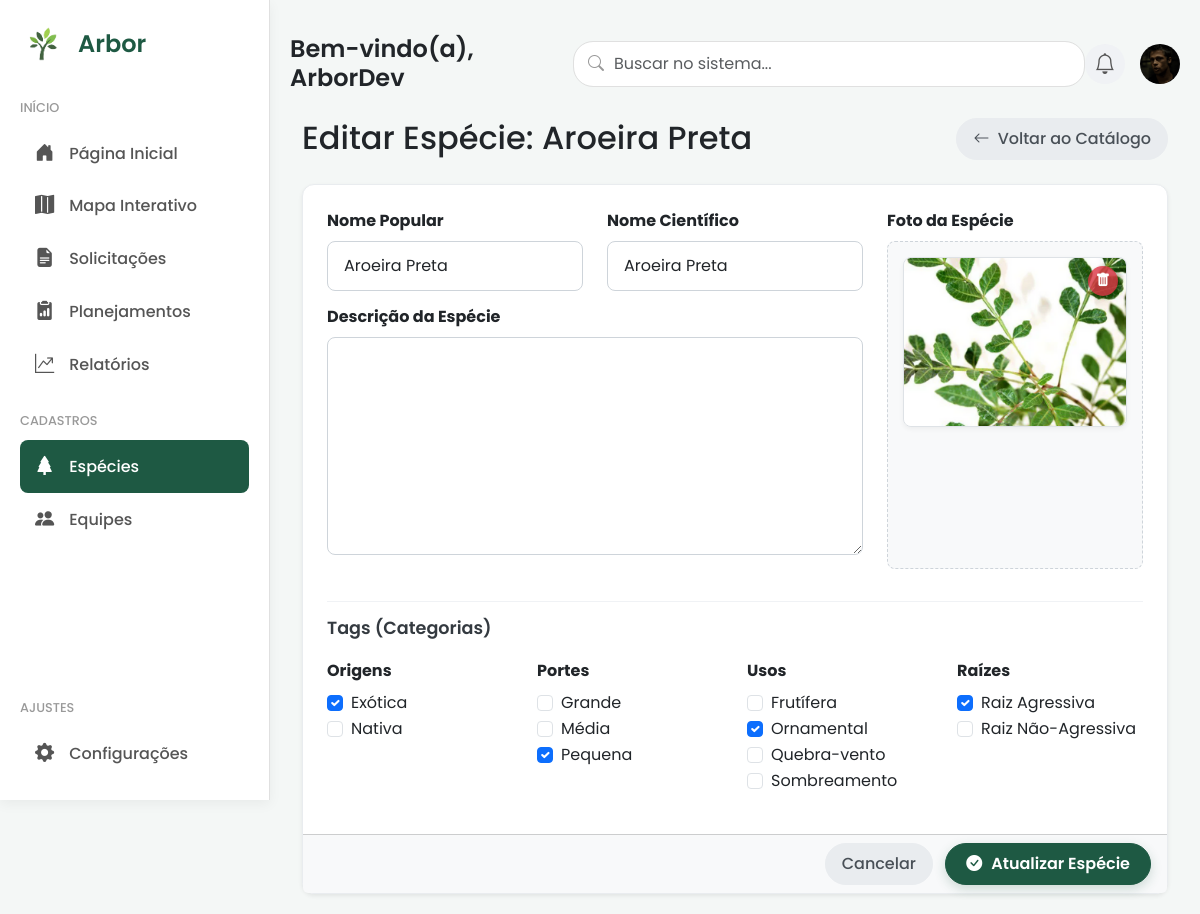
Page /especies/3/editar/ (signed in) on the earlier database version.
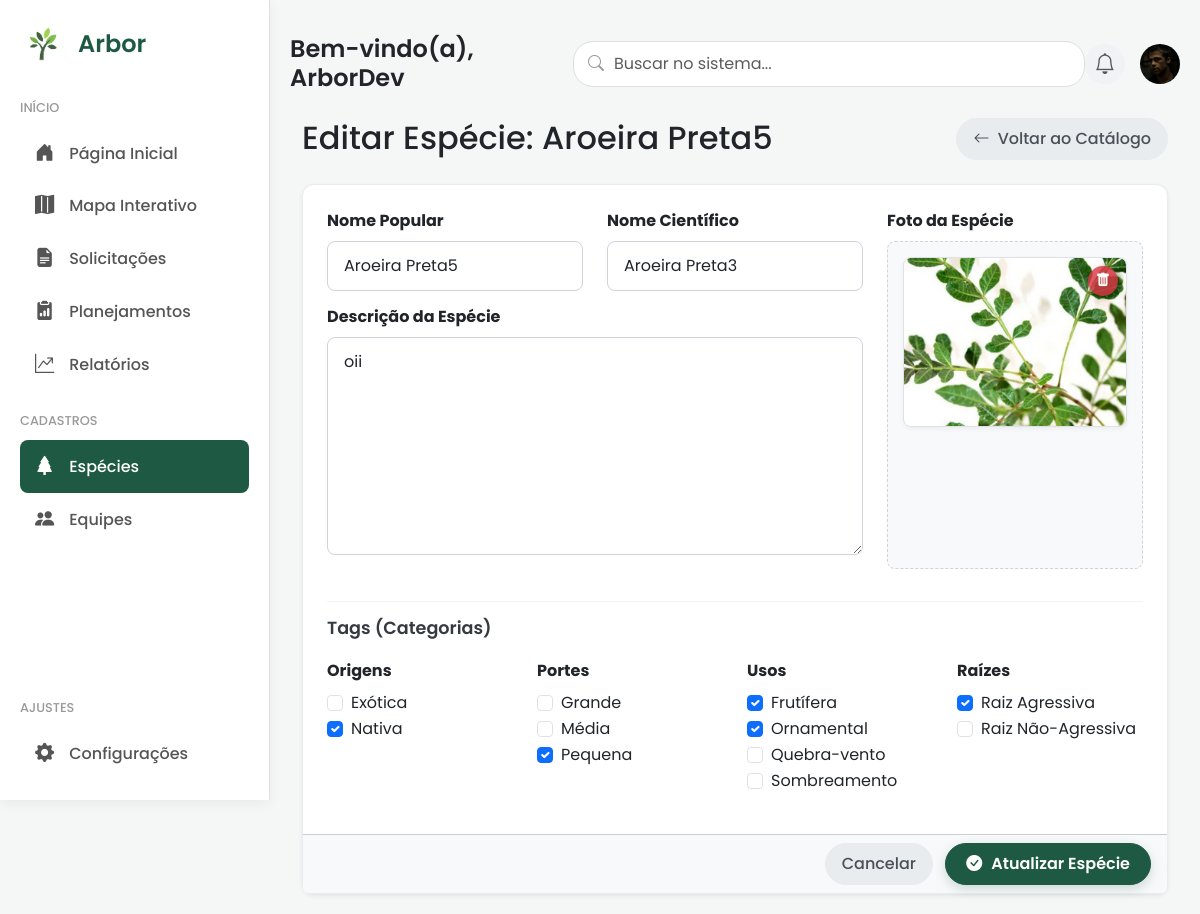
Same page on the later database version.
### core/models.py (models this page shows, shortened)
class Especie(models.Model):
    nome_popular = models.CharField(max_length=150, unique=True)
    nome_cientifico =  models.CharField(max_length=150, blank=True, null=True)
    descricao = models.TextField(blank=True, null=True)
    imagem = models.ImageField(upload_to='especies_fotos/', blank=True, null=True, help_text="Foto que aparecerá no card do catálogo.")
    tags = models.ManyToManyField(Tag, blank=True, related_name="especies")

class Tag(models.Model):
    nome = models.CharField(max_length=50, unique=True, help_text="Ex: Nativa, Frutífera, Ornamental")
    cor_fundo = models.CharField(max_length=7, default="#E9ECEF", help_text="Cor de fundo da tag (formato HEX, ex: #E9ECEF)")
    cor_texto = models.CharField(max_length=7, default="#495057", help_text="Cor do texto da tag (formato HEX, ex: #495057)")
    categoria = models.ForeignKey(TagCategory, on_delete=models.CASCADE, related_name="tags", null=True)
    class Meta:
        verbose_name = "Tag"
        verbose_name_plural = "Tags"
        ordering = ['categoria__nome', 'nome']

### core/views.py (the view)
# urls.py: path('especies/<int:pk>/editar/', especie_update, name='especie_update'),
@login_required
def especie_update(request, pk):
    especie = get_object_or_404(Especie, pk=pk)
    if request.method == 'POST':
        form = EspecieForm(request.POST, request.FILES, instance=especie)
        if form.is_valid():
            form.save()
            messages.success(request, f'Espécie "{especie.nome_popular}" foi atualizada.')
            return redirect('especie_list')
    else:
        form = EspecieForm(instance=especie)
    categorias_com_tags = TagCategory.objects.prefetch_related('tags').all()
    context = {
        'form': form,
        'titulo': f'Editar Espécie: {especie.nome_popular}',
        'categorias_com_tags': categorias_com_tags
    }
    return render(request, 'core/especie_form.html', context)

### core/forms.py
class EspecieForm(forms.ModelForm):
    class Meta:
        model = Especie
        fields = ['nome_popular', 'nome_cientifico', 'descricao', 'imagem', 'tags']
        labels = {
            'nome_popular': 'Nome Popular',
            'nome_cientifico': 'Nome Científico',
            'descricao': 'Descrição da Espécie',
            'imagem': 'Foto da Espécie',
            'tags': 'Tags (Categorias)',
        }
        widgets = {
            'nome_popular': forms.TextInput(attrs={
                'class': 'form-control-custom',
                'autocomplete': 'off'
            }),
            'nome_cientifico': forms.TextInput(attrs={
                'class': 'form-control-custom',
                'autocomplete': 'off'
            }),
            'descricao': forms.Textarea(attrs={
                'class': 'form-control-custom',
                'autocomplete': 'off',
                'rows': 4
            }),
            'imagem': forms.ClearableFileInput(attrs={'class': 'd-none'}),
            'tags': forms.CheckboxSelectMultiple(attrs={'class': 'form-check-input'}),
        }

### core/templates/core/especie_form.html (shortened to what this page needs)
{% extends 'core/base_app.html' %}
{% block content %}
<div class="page-header d-flex justify-content-between align-items-center mb-4">
    <h2 class="mb-0">{{ titulo }}</h2>
    <a href="{% url 'especie_list' %}" class="btn btn-secondary-custom">
        <i class="bi bi-arrow-left me-1"></i>
        Voltar ao Catálogo
    </a>
</div>
<form method="POST" enctype="multipart/form-data">
    <div class="card shadow-sm">
        <div class="card-body p-4">
            <div class="row">
                <div class="col-lg-8">
                    <div class="row">
                        <div class="col-md-6 mb-3">
                            <label class="form-label fw-bold">{{ form.nome_popular.label }}</label>
                            {{ form.nome_popular }}
                        </div>
                        <div class="col-md-6 mb-3">
                            <label class="form-label fw-bold">{{ form.nome_cientifico.label }}</label>
                            {{ form.nome_cientifico }}
                        </div>
                    </div>
                    <div class="mb-3">
                        <label class="form-label fw-bold">{{ form.descricao.label }}</label>
                        {{ form.descricao }}
                    </div>
                </div>
                <div class="col-lg-4 d-flex flex-column">
                    <label class="form-label fw-bold">{{ form.imagem.label }}</label>
                    <div class="image-upload-area flex-grow-1 d-flex flex-column">
                        {% if form.instance.imagem %}
                            <div class="image-preview-card mb-2">
                                <img src="{{ form.instance.imagem.url }}" alt="Imagem atual" class="img-fluid rounded">
                                <button type="button" class="btn btn-sm btn-danger remove-image-btn" data-bs-toggle="tooltip" data-bs-placement="top" title="Remover imagem">
                                    <i class="bi bi-trash-fill"></i>
                                </button>
                            </div>
                        {% endif %}
                    </div>
                </div>
            </div>
            <div class="form-section pt-3">
                <h6 class="form-section-title">Tags (Categorias)</h6>
                <div class="row">
                    {% for categoria in categorias_com_tags %}
                    <div class="col-lg-3 col-md-6 mb-3">
                        <strong class="d-block mb-2">{{ categoria.nome }}</strong>
                        {% for tag in categoria.tags.all %}
                        <div class="form-check">
                            <input class="form-check-input" type="checkbox" name="tags" value="{{ tag.id }}" id="tag-{{ tag.id }}"
                                {% if tag in form.instance.tags.all %}checked{% endif %}>
                            <label class="form-check-label" for="tag-{{ tag.id }}">
                                {{ tag.nome }}
                            </label>
                        </div>
                        {% endfor %}
                    </div>
                    {% endfor %}
                </div>
            </div>
        </div>
        <div class="card-footer text-end bg-light">
            <a href="{% url 'especie_list' %}" class="btn btn-secondary-custom me-2">Cancelar</a>
            <button type="submit" class="btn btn-principal-acao">
                <i class="bi bi-check-circle-fill me-1"></i>
                {% if form.instance.pk %}
                    Atualizar Espécie
                {% else %}
                    Salvar Espécie
                {% endif %}
            </button>
        </div>
    </div>
</form>
{% endblock %}

Differences in the rows shown:
changed Especie: nome_popular "Aroeira Preta" → "Aroeira Preta5"; nome_cientifico "Aroeira Preta" → "Aroeira Preta3"; descricao (not shown) → "oii"
computed for Tag "Exótica": tags "☑" → "☐"
computed for Tag "Nativa": tags "☐" → "☑"
computed for Tag "Frutífera": tags "☐" → "☑"
Other differences:
{{ titulo }}: "Editar Espécie: Aroeira Preta" → "Editar Espécie: Aroeira Preta5"
